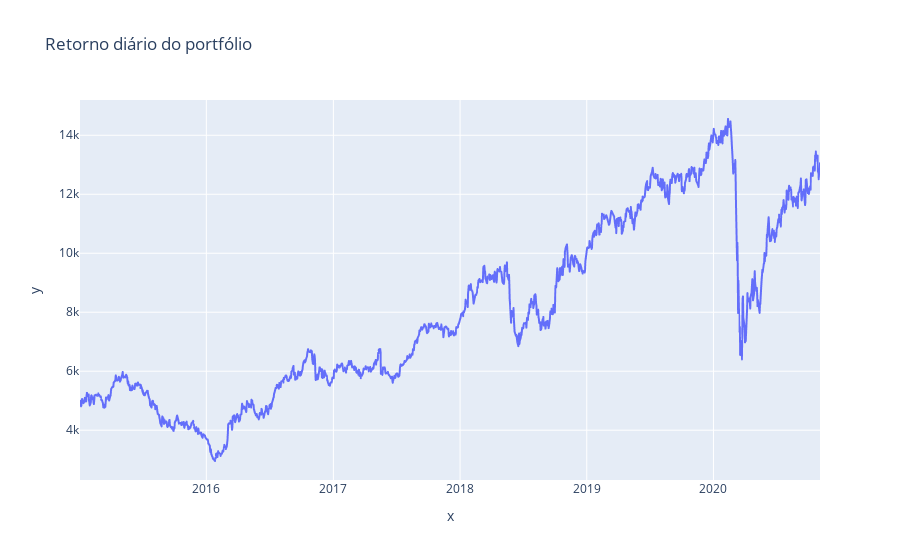

The notebook cell saved with this chart:
### Markdown cell above
Visualização dos dados:

### Code cell
figura = px.line(x= datas, y= dataset['Total Investido'], title= 'Retorno diário do portfólio')
figura.show()

### Figure 1 — Plotly figure (JSON) as saved in the notebook; plotly's stock layout.template omitted (floating-point values rounded to 4 significant figures; data arrays with more than 128 entries replaced by an {"elided": "..."} marker saying what was removed)
{"data": [{"hovertemplate": "x=%{x}<br>y=%{y}<extra></extra>", "legendgroup": "", "line": {"color": "#636efa", "dash": "solid"}, "marker": {"symbol": "circle"}, "mode": "lines", "name": "", "showlegend": false, "type": "scattergl", "x": {"elided": "1426 str values"}, "xaxis": "x", "y": {"elided": "1426 float values"}, "yaxis": "y"}], "layout": {"legend": {"tracegroupgap": 0}, "title": {"text": "Retorno diário do portfólio"}, "xaxis": {"anchor": "y", "domain": [0, 1], "title": {"text": "x"}}, "yaxis": {"anchor": "x", "domain": [0, 1], "title": {"text": "y"}}}}
